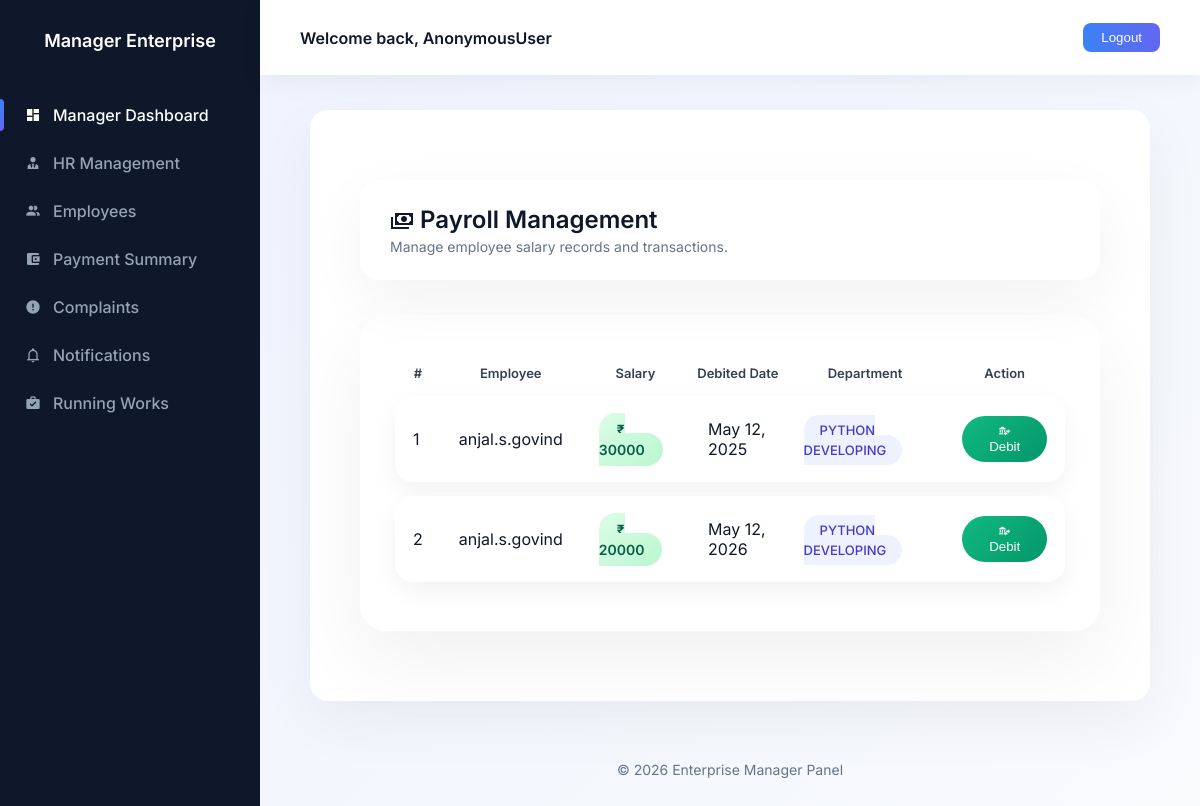
/payview, run on an earlier commit of the app's database.
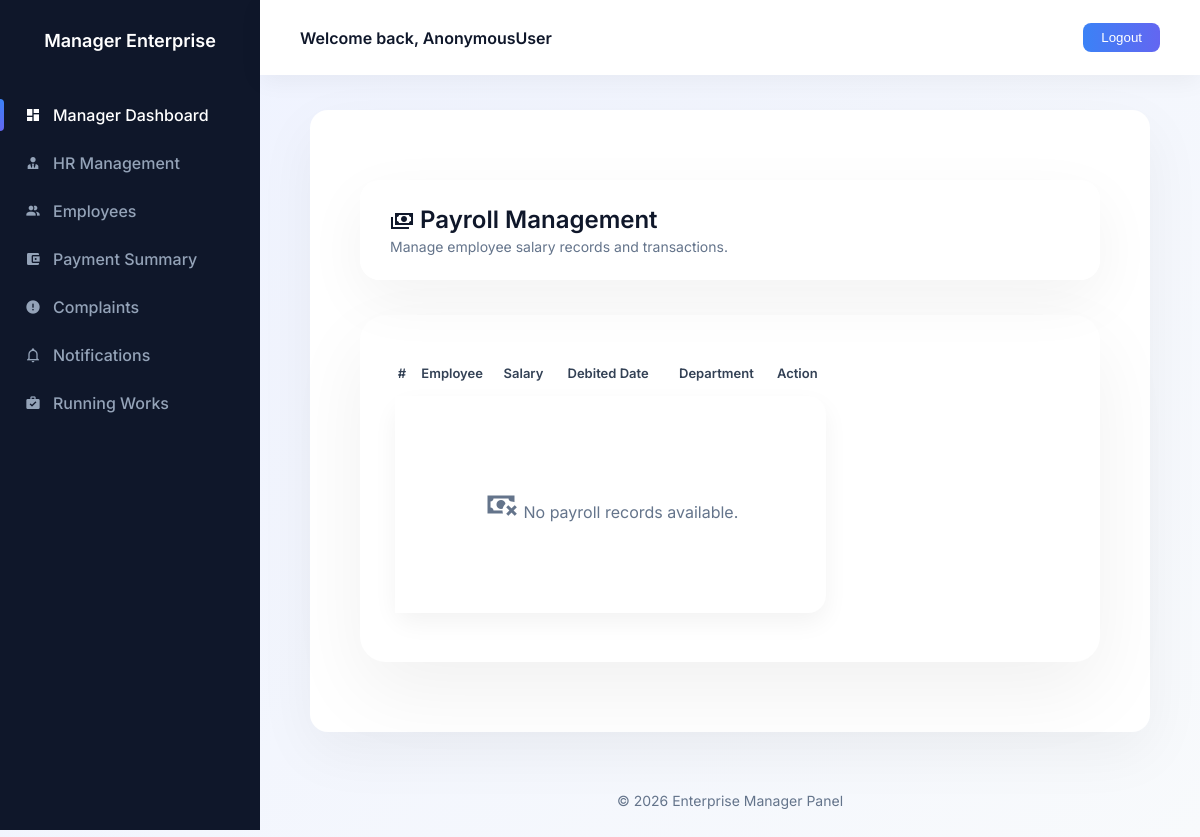
And on a later commit of the database.
### Hr_cloud_app/models.py (models this page shows)
class Payroll(models.Model):
    payroll_details= models.ForeignKey("Employee", on_delete=models.CASCADE)
    salary = models.IntegerField()
    date = models.DateField()
    department = (
        ("UI/UX", "Ui/Ux"),
        ("DATA SCIENCE", "data science"),
        ("PYTHON DEVELOPING", "python_developing"),
        ("FLUTTER", "flutter"),
        ("DATA ANALATICS", "data analytics"),
        ("REACT", "react"),
        ("FRONT END DEVELOPING", "front end development"),
        ("BACK END DEVELOPING", "back end development"),
        ("DEVOPS", "devops"),
        ("CLOUD", "cloud"),
    )
    department = models.CharField(max_length=100,
                                  choices=department,
                                  default="UI/UX")

class Employee(models.Model):
    employee_details =  models.OneToOneField("Login",on_delete=models.DO_NOTHING)
    name = models.CharField(max_length=100)
    email = models.EmailField()
    phone = models.IntegerField()
    department = models.CharField(max_length=100)
    account = models.CharField(max_length=100)
    address = models.TextField()
    document = models.FileField(upload_to='documents/')
    def __str__(self):
        return self.name

### Hr_cloud_app/managerviews.py (the view)
# urls.py: path('payview',managerviews.payview,name='payview'),
def payview(request):
    data=Payroll.objects.all()
    return render(request,'manager/payroll_c.html',{'data':data})

### templates/manager/payroll_c.html (shortened to what this page needs)
{% extends "manager/manager.html" %}
{% load crispy_forms_tags %}
{% block content %}
<div class="container-fluid payroll-wrapper">
    <div class="payroll-header">
        <div>
            <div class="payroll-title">
                <i class="mdi mdi-cash-multiple text-primary me-2"></i>
                Payroll Management
            </div>
            <div class="payroll-subtitle">
                Manage employee salary records and transactions.
            </div>
        </div>
    </div>
    <div class="table-card">
        <div class="table-responsive">
            <table class="table premium-table align-middle">
                <thead>
                    <tr>
                        <th>#</th>
                        <th>Employee</th>
                        <th>Salary</th>
                        <th>Debited Date</th>
                        <th>Department</th>
                        <th class="text-center">Action</th>
                    </tr>
                </thead>
                <tbody>
                    {% for i in data %}
                    <tr>
                        <td>{{ forloop.counter }}</td>
                        <td class="fw-semibold">
                            {{ i.payroll_details }}
                        </td>
                        <td>
                            <span class="salary-badge">
                                ₹ {{ i.salary }}
                            </span>
                        </td>
                        <td>{{ i.date }}</td>
                        <td>
                            <span class="dept-badge">
                                {{ i.department }}
                            </span>
                        </td>
                        <td class="text-center">
                            <button type="button" class="btn-debit">
                                <i class="mdi mdi-bank-transfer me-1"></i> Debit
                            </button>
                        </td>
                    </tr>
                    {% empty %}
                    <tr>
                        <td colspan="6">
                            <div class="empty-state">
                                <i class="mdi mdi-cash-remove mdi-36px d-block mb-3"></i>
                                No payroll records available.
                            </div>
                        </td>
                    </tr>
                    {% endfor %}
                </tbody>
            </table>
        </div>
    </div>
</div>
{% endblock %}

What changed in the data, as far as the page shows it:
removed Payroll: payroll_details "anjal.s.govind", salary "30000", date "May 12, 2025", department "PYTHON DEVELOPING"
removed Payroll: payroll_details "anjal.s.govind", salary "20000", date "May 12, 2026", department "PYTHON DEVELOPING"
Also different on the page:
text now shown: "No payroll records available."
